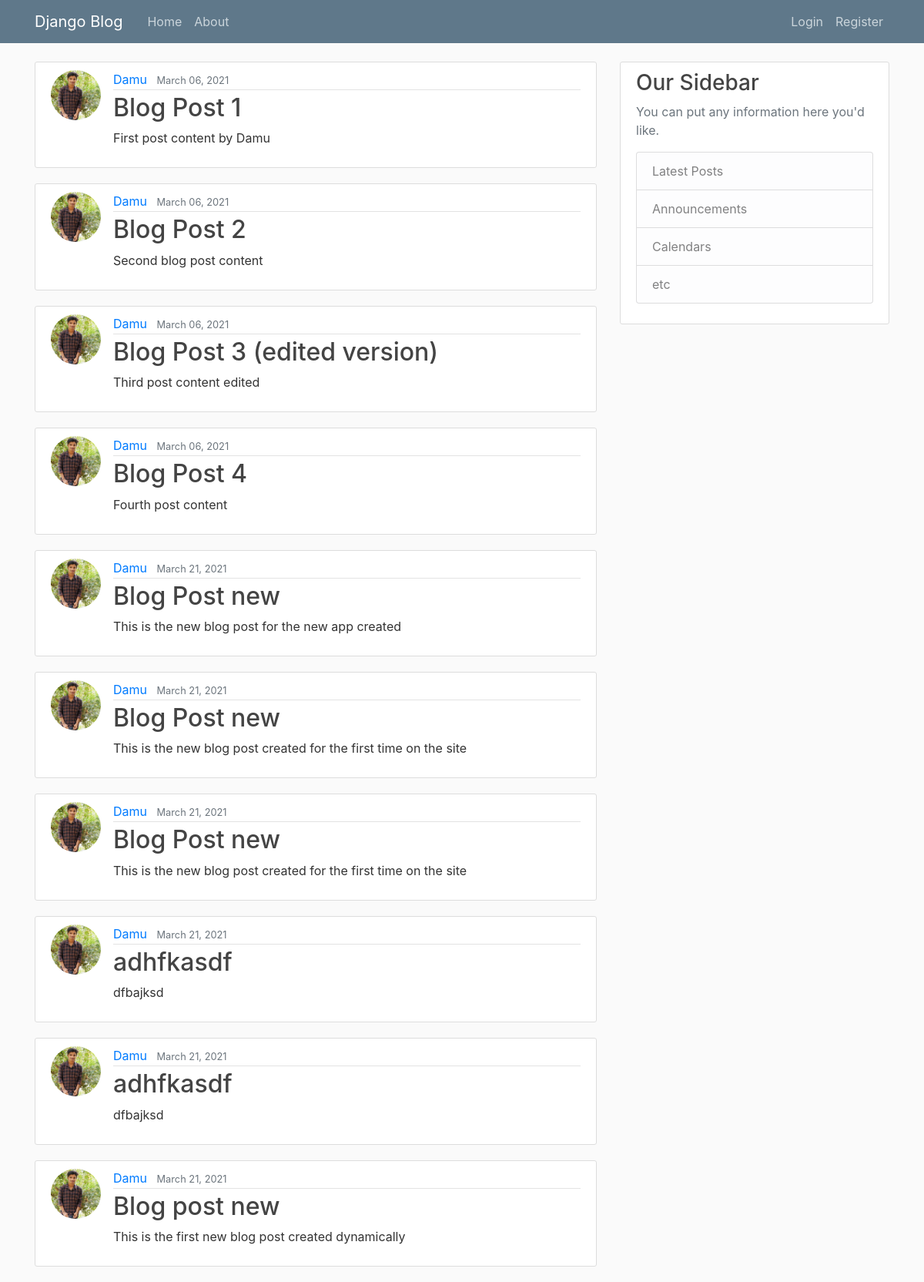
/, run on an earlier commit of the app's database.
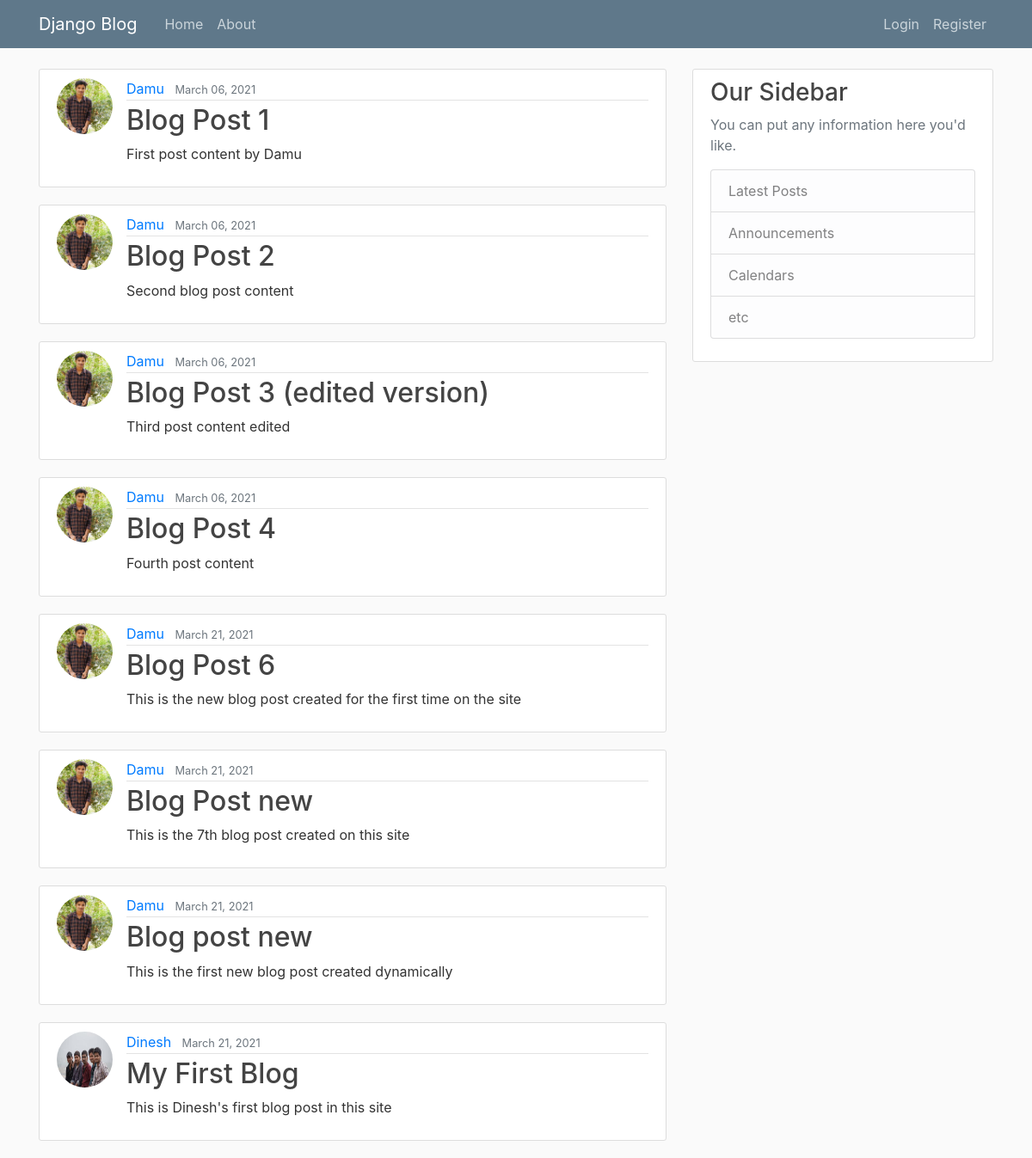
And on a later commit of the database.
### blog_app/models.py (models this page shows, shortened)
class Post(models.Model):
    author = models.ForeignKey(User , on_delete=models.CASCADE)
    content = models.TextField()
    title = models.CharField(max_length=100)
    date_posted = models.DateTimeField(default=timezone.now)

### users/models.py (models this page shows, shortened)
class Profile(models.Model):
    user = models.OneToOneField(User,on_delete=models.CASCADE)
    image = models.ImageField(default='default.jpg' , upload_to='profile_pics')

### blog_app/views.py (the view)
# urls.py: path('', views.home,name='home'),
def home(request):
    context={
        'posts' : Post.objects.all()
    }
    return render(request,"blog_app/home.html",context)

### blog_app/templates/blog_app/home.html (shortened to what this page needs)
{% extends "blog_app/base.html" %}
{% block content %}
  {% for post in posts %}
      <article class="media content-section">
        <img class="rounded-circle article-img" src="{{ post.author.profile.image.url }}">
          <div class="media-body">
            <div class="article-metadata">
              <a class="mr-2" href="#">{{ post.author }}</a>
              <small class="text-muted">{{ post.date_posted|date:"F d, Y" }}</small>
            </div>
            <h2><a class="article-title" href="{% url 'post-detail' post.id %}">{{ post.title }}</a></h2>
            <p class="article-content">{{ post.content }}</p>
          </div>
      </article>
  {% endfor %}
{% endblock content %}

What changed in the data, as far as the page shows it:
removed Post: author.profile.image (picture), author "Damu", date_posted "March 21, 2021", title "Blog Post new", content "This is the new blog post for the new app created"
removed Post: author.profile.image (picture), author "Damu", date_posted "March 21, 2021", title "adhfkasdf", content "dfbajksd"
removed Post: author.profile.image (picture), author "Damu", date_posted "March 21, 2021", title "adhfkasdf", content "dfbajksd"
changed Post "This is the new blog post created for the first time on the site": title "Blog Post new" → "Blog Post 6"
changed Post "Blog Post new": content "This is the new blog post created for the first time on the site" → "This is the 7th blog post created on this site"
added Post: author.profile.image (picture), author "Dinesh", date_posted "March 21, 2021", title "My First Blog", content "This is Dinesh's first blog post in this site"
